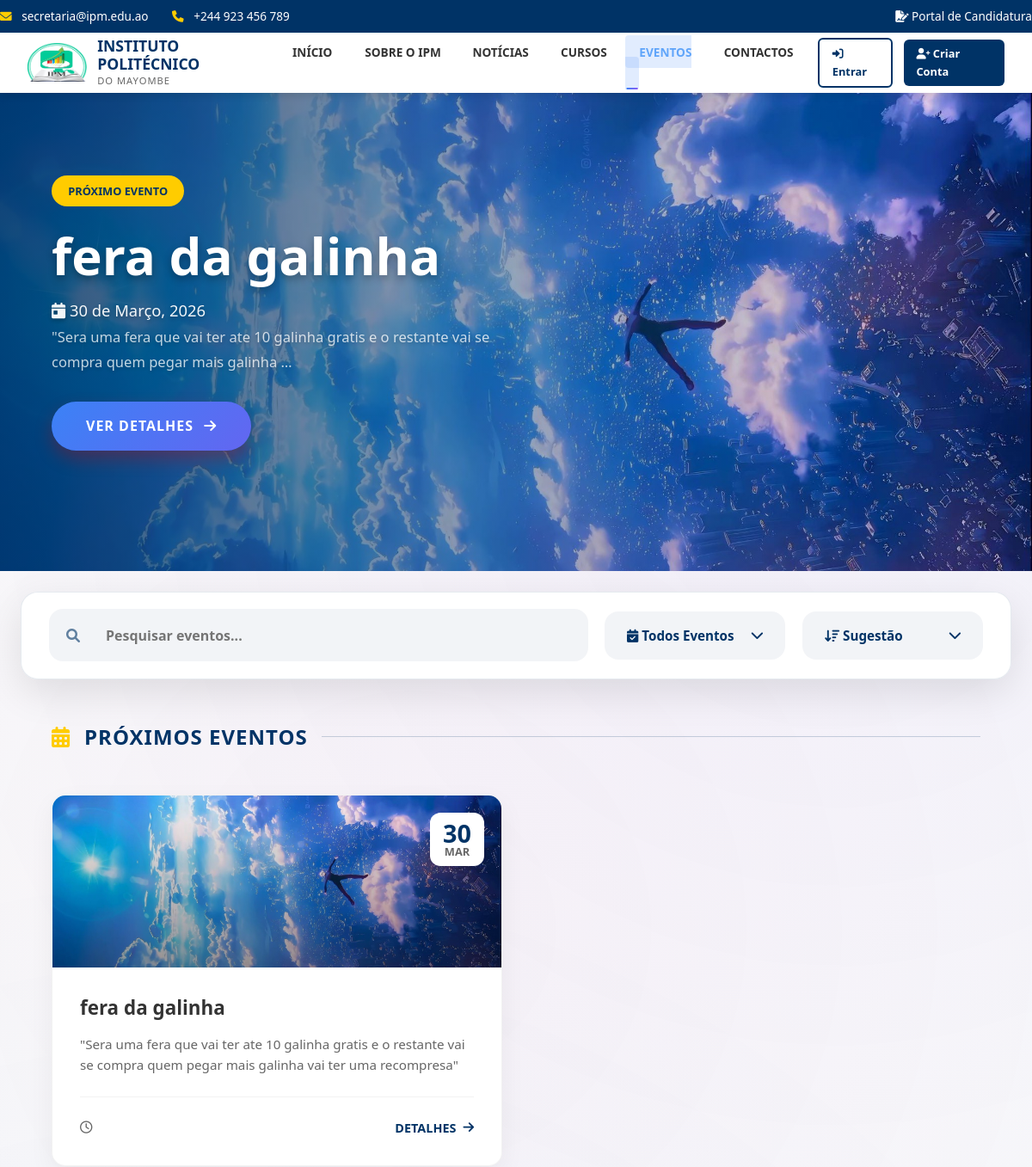
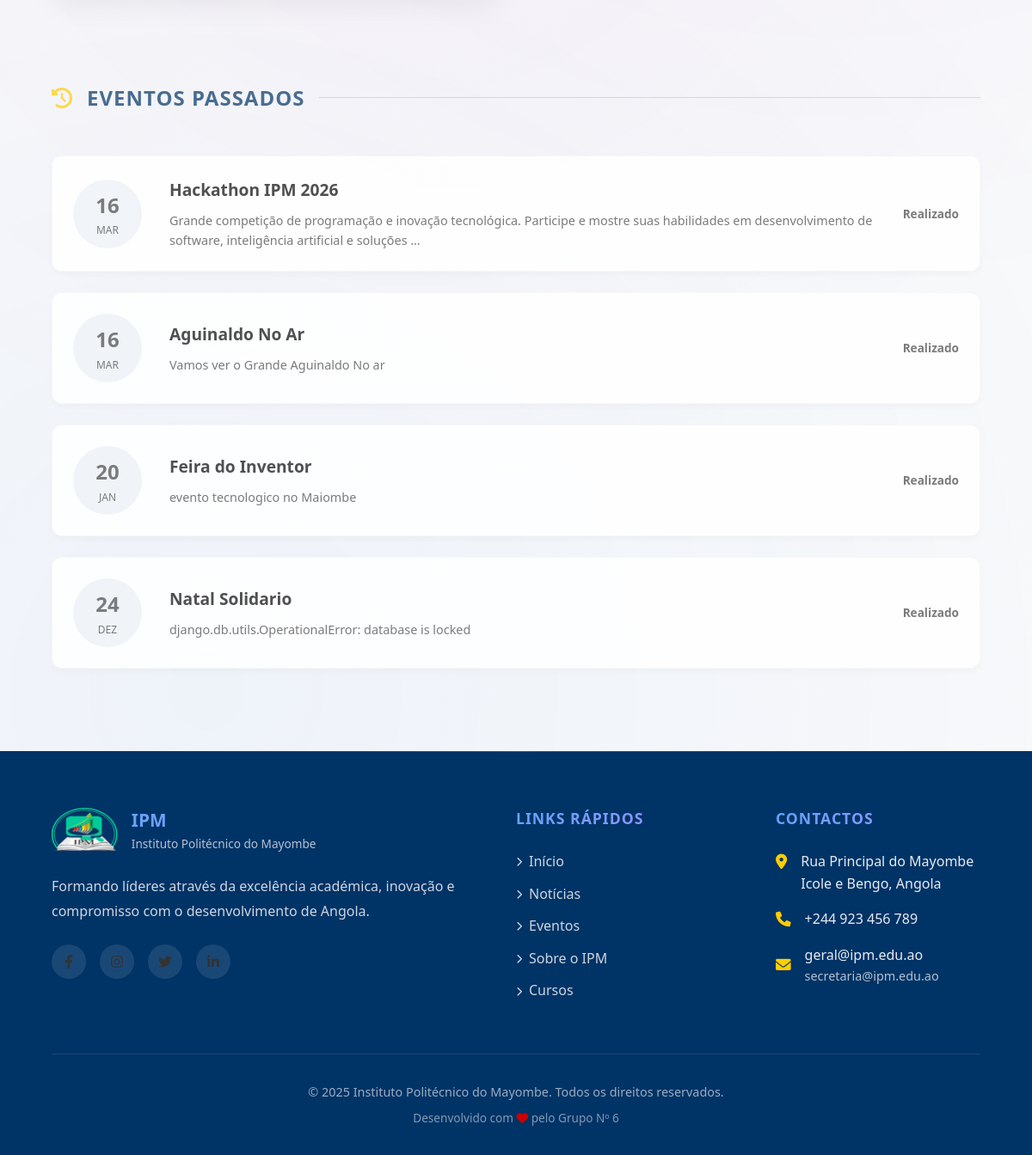
The page /eventos/ on the database its author committed (2 pictures, top to bottom).
### pages/models.py (models this page shows, shortened)
class Evento(models.Model):
    id = models.UUIDField(default=uuid.uuid4, editable=False, primary_key=True)
    titulo = models.CharField(max_length=255, verbose_name='Título')
    data = models.DateField(verbose_name='Data do Evento')
    descricao = models.TextField(blank=True, null=True, verbose_name='Descrição')
    vagas = models.IntegerField(default=50, verbose_name='Número de Vagas')
    exclusivo_alunos = models.BooleanField(default=True, verbose_name='Exclusivo para Alunos')
    imagem = models.ImageField(upload_to='static/uploads/events/', blank=True, null=True, verbose_name='Imagem')
    criado_em = models.DateTimeField(auto_now_add=True)
    class Meta:
        verbose_name = 'Evento'
        verbose_name_plural = 'Eventos'
        ordering = ['data']

### pages/views.py (the view)
# urls.py: path('eventos/', EventsView.as_view(), name='eventos'),
class EventsView(ListView):
    template_name = 'pages/eventos.html'
    model = Noticia  # Dummy model, we override context
    def get_context_data(self, **kwargs):
        context = super().get_context_data(**kwargs)
        from django.utils import timezone
        today = timezone.now().date()
        q = self.request.GET.get('q')
        status = self.request.GET.get('status', 'all')
        order = self.request.GET.get('order', 'upcoming_first')
        queryset = Evento.objects.all()
        if q:
            queryset = queryset.filter(Q(titulo__icontains=q) | Q(descricao__icontains=q))
            context['q'] = q
        if status == 'upcoming':
            queryset = queryset.filter(data__gte=today)
        elif status == 'past':
            queryset = queryset.filter(data__lt=today)
        upcoming_events = queryset.filter(data__gte=today)
        past_events = queryset.filter(data__lt=today)
        if order == 'latest':
            upcoming_events = upcoming_events.order_by('-data')
            past_events = past_events.order_by('-data')
        elif order == 'oldest':
            upcoming_events = upcoming_events.order_by('data')
            past_events = past_events.order_by('data')
        else: # upcoming_first
            upcoming_events = upcoming_events.order_by('data')
            past_events = past_events.order_by('-data')
        context['upcoming_events'] = upcoming_events
        context['past_events'] = past_events
        context['status'] = status
        context['order'] = order
        context['banner_eventos'] = Evento.objects.filter(data__gte=today).order_by('data')[:5]
        return context

### pages/templates/pages/eventos.html (shortened to what this page needs)
{% extends 'pages/index.html' %}
{% load static %}
{% block content %}
<section class="slider-section" style="margin-top: -3.5rem;">
    <div class="slider-container" id="eventSlider">
        {% for evento in banner_eventos %}
        <div class="slide {% if forloop.first %}active{% endif %}">
            <img src="{% if evento.imagem %}{{ evento.imagem.url }}{% else %}{% static 'images/hero-fallback.jpg' %}{% endif %}" alt="{{ evento.titulo }}">
            <div class="slide-overlay"></div>
            <div class="slide-content">
                <span class="slide-badge">PRÓXIMO EVENTO</span>
                <h1><a href="{% url 'pages:evento_detail' evento.id %}" style="color: white !important;">{{ evento.titulo }}</a></h1>
                <p style="color: white !important;">
                    <i class="fas fa-calendar-day"></i> {{ evento.data|date:"d \d\e F, Y" }}
                    {% if evento.descricao %}<br><span style="font-size: 0.9em; opacity: 0.8;">{{ evento.descricao|truncatewords:20 }}</span>{% endif %}
                </p>
                <a href="{% url 'pages:evento_detail' evento.id %}" class="btn-primary">
                    Ver Detalhes <i class="fas fa-arrow-right"></i>
                </a>
            </div>
        </div>
        {% endfor %}
    </div>
</section>
<section class="ipm-premium-filter-section" style="margin-top: -1.5rem;">
    <div class="ipm-premium-filter-controls">
        <form action="{% url 'pages:eventos' %}" method="get" class="ipm-premium-search-form">
            <div class="ipm-premium-search-wrapper">
                <i class="fas fa-search ipm-premium-search-icon"></i>
                <input type="text" name="q" value="{{ q|default:'' }}" placeholder="Pesquisar eventos..." class="ipm-premium-search-input">
            </div>
        </form>
        <div class="ipm-premium-dropdowns">
            <div class="ipm-premium-dropdown">
                <button class="ipm-premium-trigger">
                    <span><i class="fas fa-calendar-check"></i>
                        {% if status == 'upcoming' %}Próximos
                        {% elif status == 'past' %}Passados
                        {% else %}Todos Eventos{% endif %}
                    </span>
                    <i class="fas fa-chevron-down"></i>
                </button>
            </div>
            <div class="ipm-premium-dropdown">
                <button class="ipm-premium-trigger">
                    <span><i class="fas fa-sort-amount-down"></i>
                        {% if order == 'latest' %}Recentes
                        {% elif order == 'oldest' %}Antigos
                        {% else %}Sugestão{% endif %}
                    </span>
                    <i class="fas fa-chevron-down"></i>
                </button>
            </div>
        </div>
    </div>
</section>
<main class="container">
    <section class="events-section">
        <div class="section-label">
            <i class="fas fa-calendar-alt"></i> Próximos Eventos
        </div>
        {% if upcoming_events %}
        <div class="events-grid">
            {% for evento in upcoming_events %}
            <article class="event-card">
                <div class="event-date-badge">
                    <span class="event-day">{{ evento.data|date:"d" }}</span>
                    <span class="event-month">{{ evento.data|date:"M" }}</span>
                </div>
                <div class="event-image">
                    {% if evento.imagem %}
                        <img src="{{ evento.imagem.url }}" alt="{{ evento.titulo }}">
                    {% else %}
                        <div style="width:100%; height:100%; background: linear-gradient(120deg, var(--uan-blue), var(--uan-light-blue)); display: flex; align-items: center; justify-content: center;">
                            <i class="fas fa-university" style="font-size: 3rem; color: rgba(255,255,255,0.2);"></i>
                        </div>
                    {% endif %}
                </div>
                <div class="event-content">
                    <h3 class="event-title">{{ evento.titulo }}</h3>
                    <p class="event-desc">{{ evento.descricao|default:"Sem descrição disponível." }}</p>
                    <div class="event-footer">
                        <div class="event-time">
                            <i class="far fa-clock"></i> {{ evento.data|time:"H:i" }}
                        </div>
                        <a href="{% url 'pages:evento_detail' evento.id %}" class="btn-details">Detalhes <i class="fas fa-arrow-right"></i></a>
                    </div>
                </div>
            </article>
            {% endfor %}
        </div>
        {% endif %}
    </section>
    <section class="events-section">
        <div class="section-label" style="opacity: 0.7;">
            <i class="fas fa-history"></i> Eventos Passados
        </div>
        {% if past_events %}
        <div class="past-events-grid">
            {% for evento in past_events %}
            <article class="past-event-item">
                <div class="past-date">
                    <span>{{ evento.data|date:"d" }}</span>
                    <span>{{ evento.data|date:"M" }}</span>
                </div>
                <div class="past-info">
                    <h4>{{ evento.titulo }}</h4>
                    <p>{{ evento.descricao|truncatewords:20 }}</p>
                </div>
                <div style="margin-left: auto;">
                   <span style="font-size: 0.85rem; color: var(--text-muted); font-weight: 600;">Realizado</span>
                </div>
            </article>
            {% endfor %}
        </div>
        {% else %}
        <p style="color: var(--text-muted); text-align: center;">Nenhum histórico de eventos recente.</p>
        {% endif %}
    </section>
</main>
{% endblock %}

### static/css/styles.css (style rules this page uses)
html { scroll-behavior: smooth; }
:root { --uan-blue: #003366; --uan-light-blue: #0088cc; --uan-yellow: #ffcc00; --uan-red: #cc0000; --accent: var(--uan-blue); --accent-hover: var(--uan-light-blue); --secondary: var(--uan-yellow); --shadow-sm: 0 2px 4px rgba(0,0,0,0.05); --shadow-md: 0 4px 8px rgba(0,0,0,0.1); --shadow-lg: 0 10px 15px rgba(0,0,0,0.1); --transition: all 0.3s ease; --primary: #ffffff; --primary-light: #f4f7f6; --text-main: #333333; --text-active: #003366; --text-muted: #666666; --bg-main: #ffffff; --card-bg: #ffffff; --border-color: #e0e0e0; --header-bg: #ffffff; --header-top-bg: var(--uan-blue); --footer-bg: #003366; --footer-text: #ffffff; }
* { margin: 0; padding: 0; box-sizing: border-box; font-family: 'Segoe UI', 'Roboto', 'Helvetica Neue', sans-serif; }
body { background-color: var(--primary-light); color: var(--text-main); line-height: 1.6; overflow-x: hidden; padding-top: 120px; }
.container { width: 90%; max-width: 1200px; margin: 0 auto; }
a { text-decoration: none; color: inherit; transition: var(--transition); }
.slider-section { position: relative; height: clamp(450px, 75vh, 850px); background: #000; overflow: hidden; margin-top: -10px; margin-bottom: 3rem; }
.slider-container { width: 100%; height: 100%; position: relative; }
.slide { position: absolute; inset: 0; opacity: 0; visibility: hidden; transition: opacity 1.2s cubic-bezier(0.4, 0, 0.2, 1), visibility 1.2s; z-index: 1; }
.slide.active { opacity: 1; visibility: visible; z-index: 2; }
.slide img { position: absolute; inset: 0; width: 100%; height: 100%; object-fit: cover; object-position: center 15%; }
.slide-overlay { position: absolute; inset: 0; background: linear-gradient(90deg, rgba(0, 51, 102, 0.85) 0%, rgba(0, 51, 102, 0.4) 50%, transparent 100%); z-index: 2; }
.slide-content { position: absolute; inset: 0; z-index: 10; width: 90%; margin: 0 auto; display: flex; flex-direction: column; justify-content: center; align-items: flex-start; color: white; padding-right: 45%; pointer-events: none; }
.slide-content * { pointer-events: auto; }
.slide-content p { font-size: 1.15rem; max-width: 600px; margin-bottom: 2rem; opacity: 0; transform: translateY(20px); transition: all 0.8s ease 0.4s; text-shadow: 0 2px 5px rgba(0,0,0,0.3); }
.slide.active p { opacity: 0.95; transform: translateY(0); }
.slide-content .btn-primary { display: inline-flex; align-items: center; gap: 0.75rem; background: var(--uan-red); color: white; padding: 1rem 2.5rem; border-radius: 50px; font-weight: 700; text-transform: uppercase; letter-spacing: 1px; border: none; cursor: pointer; box-shadow: 0 10px 20px rgba(204, 0, 0, 0.3); opacity: 0; transform: translateY(20px); transition: all 0.8s ease 0.6s; text-decoration: none; }
.slide.active .btn-primary { opacity: 1; transform: translateY(0); }
.slide-badge { background: var(--uan-yellow); color: var(--uan-blue); padding: 0.5rem 1.2rem; border-radius: 50px; font-weight: 800; font-size: 0.8rem; text-transform: uppercase; margin-bottom: 1.5rem; display: inline-block; opacity: 0; transform: translateY(20px); transition: all 0.8s ease; }
.slide.active .slide-badge { opacity: 1; transform: translateY(0); }
.slide-content h1 { font-size: clamp(2.2rem, 5vw, 3.8rem); font-weight: 800; line-height: 1.1; margin-bottom: 1rem; text-shadow: 0 4px 10px rgba(0,0,0,0.3); opacity: 0; transform: translateY(20px); transition: all 0.8s ease 0.2s; }
.slide.active h1 { opacity: 1; transform: translateY(0); }
.slide-content h1 a, .slide-content h1, .slide-content p { color: white !important; }
.slide-content p { font-size: 1.15rem; max-width: 600px; margin-bottom: 2rem; opacity: 0.95; text-shadow: 0 2px 5px rgba(0,0,0,0.3); }
.btn-primary { background: var(--accent); color: white; padding: 0.75rem; border-radius: 0.75rem; border: none; font-weight: 600; cursor: pointer; transition: var(--transition); }

### rows shown on the page
Evento: imagem (picture), titulo "fera da galinha", data "30 de Março, 2026", descricao "\"Sera uma fera que vai ter ate 10 galinha gratis e o restante vai se compra quem pegar mais galinha …", data "30", data "MAR", descricao "\"Sera uma fera que vai ter ate 10 galinha gratis e o restante vai se compra quem pegar mais galinha vai ter uma recompresa\""
Evento: data "16", data "MAR", titulo "Hackathon IPM 2026", descricao "Grande competição de programação e inovação tecnológica. Participe e mostre suas habilidades em desenvolvimento de software, inteligência artificial e soluções …"
Evento: data "16", data "MAR", titulo "Aguinaldo No Ar", descricao "Vamos ver o Grande Aguinaldo No ar"
Evento: data "20", data "JAN", titulo "Feira do Inventor", descricao "evento tecnologico no Maiombe"
Evento: data "24", data "DEZ", titulo "Natal Solidario", descricao "django.db.utils.OperationalError: database is locked"
